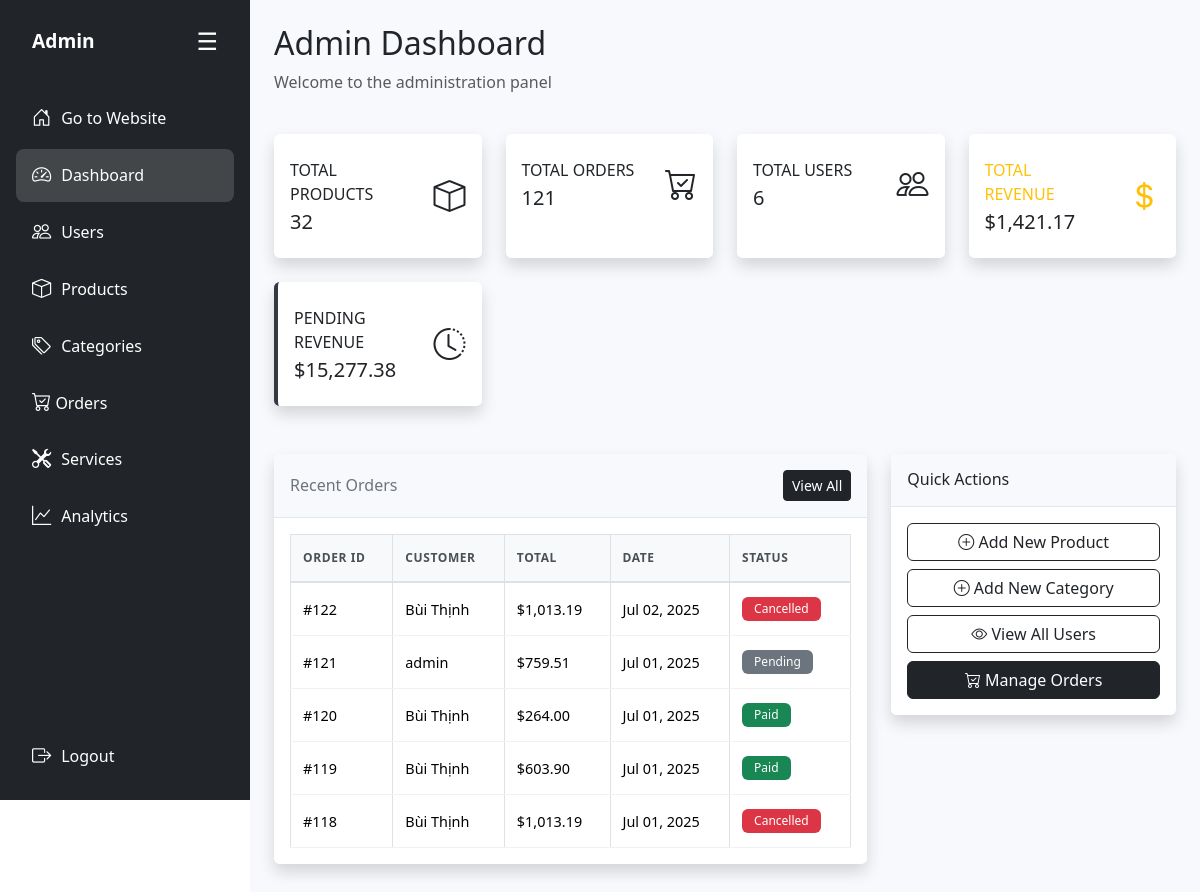
/admin/home-page/admin.php (signed in), run on an earlier commit of the app's database.
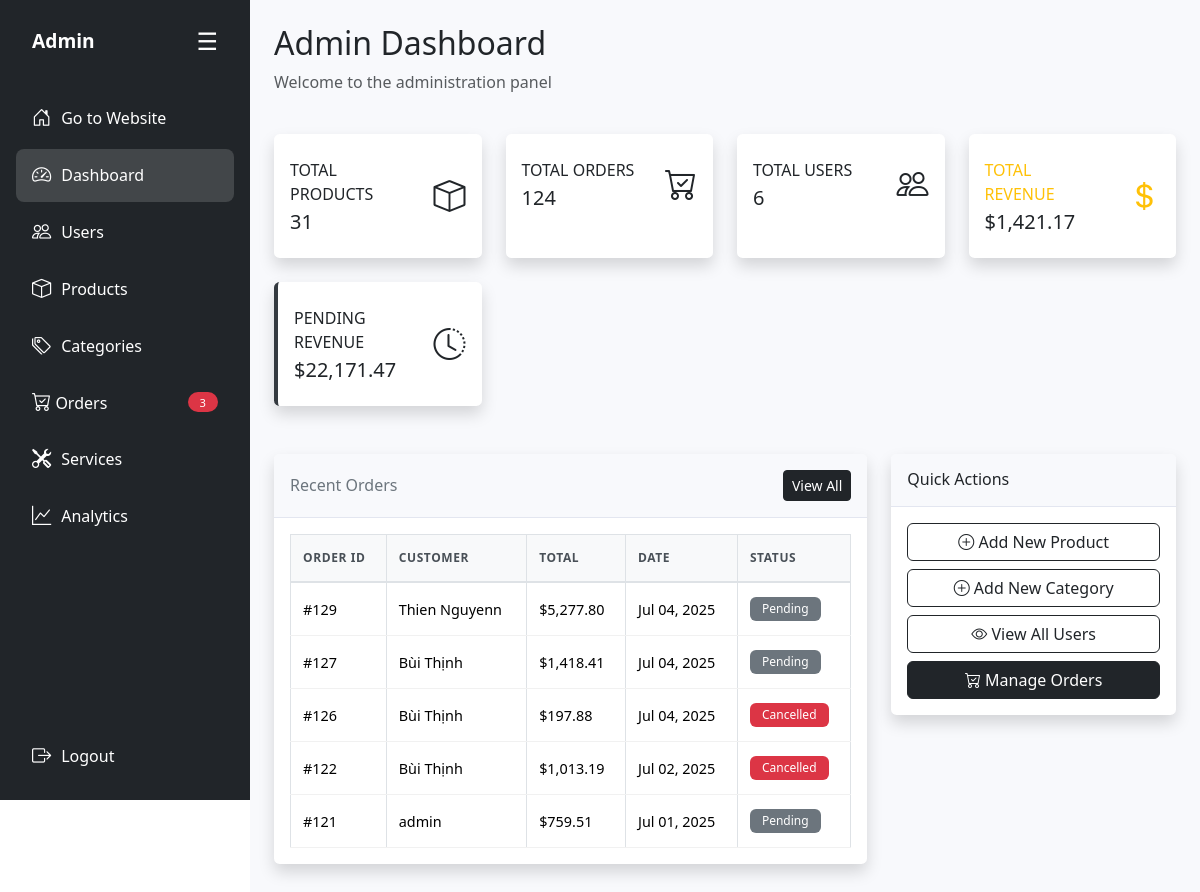
And on a later commit of the database.
### tables this page shows
CREATE TABLE `bill` (
  `id` int(11) NOT NULL,
  `user_id` int(11) DEFAULT NULL,
  `order_date` datetime DEFAULT current_timestamp(),
  `order_name` varchar(50) NOT NULL,
  `order_phone` varchar(50) NOT NULL,
  `order_address` varchar(255) DEFAULT NULL,
  `order_total` decimal(12,2) DEFAULT NULL,
  `order_paymethod` tinyint(1) NOT NULL DEFAULT 0 COMMENT '0: thanh toán offline, 1: thanh toán online',
  `order_status` varchar(20) DEFAULT 'Pending'
);

CREATE TABLE `site_user` (
  `id` int(11) NOT NULL,
  `name` varchar(50) DEFAULT NULL,
  `address` varchar(255) DEFAULT NULL,
  `email` varchar(255) NOT NULL,
  `phone` varchar(50) DEFAULT NULL,
  `username` varchar(50) NOT NULL,
  `password` varchar(255) NOT NULL,
  `role` tinyint(1) NOT NULL DEFAULT 0,
  `reset_token` varchar(64) DEFAULT NULL
);

### admin/home-page/admin.php (the view, shortened to what the changed rows need)
<?php
$current_page = 'dashboard';
require_once '../includes/admin-layout.php';
?>
<div class="row mb-4">
    <div class="col-12">
        <h2>Admin Dashboard</h2>
    </div>
</div>
<div class="row mb-4">
    <div class="col-xl-3 col-md-6 mb-4">
        <div class="card border-left-dark shadow h-100 py-2">
            <div class="card-body">
                <div class="row no-gutters align-items-center">
                    <div class="col mr-2">
                        <div class="text-xs font-weight-bold text-dark text-uppercase mb-1">Total Products</div>
                        <div class="h5 mb-0 font-weight-bold text-gray-800">
                            <?php
                            try {
                                $stmt = $conn->prepare("SELECT COUNT(*) as count FROM product");
                                $stmt->execute();
                                echo $stmt->fetch()['count'];
                            } catch (Exception $e) {
                                echo "0";
                            }
                            ?>
                        </div>
                    </div>
                </div>
            </div>
        </div>
    </div>
    <div class="col-xl-3 col-md-6 mb-4">
        <div class="card border-left-secondary shadow h-100 py-2">
            <div class="card-body">
                <div class="row no-gutters align-items-center">
                    <div class="col mr-2">
                        <div class="text-xs font-weight-bold text-dark text-uppercase mb-1">Total Orders</div>
                        <div class="h5 mb-0 font-weight-bold text-gray-800">
                            <?php
                            try {
                                $stmt = $conn->prepare("SELECT COUNT(*) as count FROM bill");
                                $stmt->execute();
                                echo $stmt->fetch()['count'];
                            } catch (Exception $e) {
                                echo "0";
                            }
                            ?>
                        </div>
                    </div>
                </div>
            </div>
        </div>
    </div>
    <div class="col-xl-3 col-md-6 mb-4">
        <div class="card border-left-warning shadow h-100 py-2">
            <div class="card-body">
                <div class="row no-gutters align-items-center">
                    <div class="col mr-2">
                        <div class="text-xs font-weight-bold text-dark text-uppercase mb-1">Pending Revenue</div>
                        <div class="h5 mb-0 font-weight-bold text-gray-800">
                            <?php
                            try {
                                $stmt = $conn->prepare("
                                    SELECT SUM(order_total) as total
                                    FROM bill
                                    WHERE order_status = 0 OR order_status = 'Pending'
                                ");
                                $stmt->execute();
                                $result = $stmt->fetch();
                                echo "$" . number_format($result['total'] ?? 0, 2);
                            } catch (Exception $e) {
                                echo "$0.00";
                            }
                            ?>
                        </div>
                    </div>
                </div>
            </div>
        </div>
    </div>
</div>
<div class="row">
    <div class="col-lg-8 mb-4">
        <div class="card shadow">
            <div class="card-body">
                <div class="table-responsive">
                    <table class="table table-bordered">
                        <thead>
                            <tr>
                                <th>Order ID</th>
                                <th>Customer</th>
                                <th>Total</th>
                                <th>Date</th>
                                <th>Status</th>
                            </tr>
                        </thead>
                        <tbody>
                            <?php
                            try {
                                $stmt = $conn->prepare("
                                    SELECT b.*, u.name as user_name
                                    FROM bill b
                                    LEFT JOIN site_user u ON b.user_id = u.id
                                    ORDER BY b.order_date DESC
                                    LIMIT 5
                                ");
                                $stmt->execute();
                                while ($order = $stmt->fetch(PDO::FETCH_ASSOC)) {
                                    $status_text = 'Pending';
                                    $status_color = 'secondary';
                                    $status_value = $order['order_status'];
                                    if ($status_value === 'Paid' || $status_value == 1) {
                                        $status_text = 'Paid';
                                        $status_color = 'success';
                                    } elseif ($status_value === 'Cancelled' || $status_value == 2) {
                                        $status_text = 'Cancelled';
                                        $status_color = 'danger';
                                    }
                                    $customer_name = $order['user_name'] ?: $order['order_name'] ?: 'Guest';
                                    echo "<tr>";
                                    echo "<td>#{$order['id']}</td>";
                                    echo "<td>{$customer_name}</td>";
                                    echo "<td>$" . number_format($order['order_total'], 2) . "</td>";
                                    echo "<td>" . date('M d, Y', strtotime($order['order_date'])) . "</td>";
                                    echo "<td><span class='badge bg-{$status_color}'>{$status_text}</span></td>";
                                    echo "</tr>";
                                }
                            } catch (Exception $e) {
                                echo "<tr><td colspan='5' class='text-center text-danger'>Error loading orders</td></tr>";
                            }
                            ?>
                        </tbody>
                    </table>
                </div>
            </div>
        </div>
    </div>
</div>
<?php require_once '../includes/admin-layout-footer.php'; ?>

### admin/includes/admin-layout.php (shortened to what the changed rows need)
<?php
$current_dir = basename(dirname($_SERVER['PHP_SELF']));
$base_path = '';
if ($current_dir == 'home-page') {
    $base_path = '../modules/';
} elseif ($current_dir == 'modules') {
    $base_path = '';
    $dashboard_path = '../home-page/admin.php';
}
$servername = "localhost";
$username = "root";
$password = "";
$dbname = "banhang";
try {
    $conn = new PDO("mysql:host=$servername;dbname=$dbname;charset=utf8mb4", $username, $password);
    $conn->setAttribute(PDO::ATTR_ERRMODE, PDO::ERRMODE_EXCEPTION);
    $conn->setAttribute(PDO::ATTR_DEFAULT_FETCH_MODE, PDO::FETCH_ASSOC);
    $new_orders_count = 0;
    try {
        $admin_id = $_SESSION['user_id'] ?? 0;
        $last_view_stmt = $conn->prepare("SELECT last_view_time FROM admin_order_views WHERE admin_user_id = ?");
        $last_view_stmt->execute([$admin_id]);
        $last_view = $last_view_stmt->fetch();
        $last_view_time = $last_view ? $last_view['last_view_time'] : '1970-01-01 00:00:00';
        $count_stmt = $conn->prepare("
            SELECT COUNT(*) as count
            FROM bill
            WHERE order_date > ?
            AND order_date >= DATE_SUB(NOW(), INTERVAL 24 HOUR)
        ");
        $count_stmt->execute([$last_view_time]);
        $result = $count_stmt->fetch();
        $new_orders_count = $result['count'];
    } catch (Exception $e) {
        $new_orders_count = 0;
    }
} catch (PDOException $e) {
    die("Database connection failed: " . $e->getMessage());
}
$current_page = $current_page ?? 'dashboard';
?>
<!DOCTYPE html>
<html lang="en">
<head>
    <link href="https://cdn.jsdelivr.net/npm/bootstrap@5.3.3/dist/css/bootstrap.min.css" rel="stylesheet">
    <link href="https://cdn.jsdelivr.net/npm/bootstrap-icons@1.11.1/font/bootstrap-icons.css" rel="stylesheet">
    <link rel="stylesheet" href="../../asset/admin-style.css">
</head>
<body>
    <div class="d-flex">
        <div id="sidebar" class="bg-dark text-white p-3 sidebar d-flex flex-column justify-content-between">
            <div>
                <ul class="nav flex-column">
                    <li class="nav-item">
                        <a href="<?php echo $base_path; ?>orders.php" class="nav-link text-white <?php echo $current_page == 'orders' ? 'active' : ''; ?> d-flex justify-content-between align-items-center">
                            <span><i class="bi bi-cart-check"></i> <span>Orders</span></span>
                            <?php if ($new_orders_count > 0): ?>
                                <span id="new-orders-badge" class="badge bg-danger rounded-pill"><?php echo $new_orders_count; ?></span>
                            <?php endif; ?>
                        </a>
                    </li>
                </ul>
            </div>
        </div>
        <div class="content flex-fill p-4">
            <div id="admin-content">

What changed in the data, as far as the page shows it:
no longer on this page (row unchanged): bill: id "120", user.name "Bùi Thịnh", order_total "264.00", order_date "Jul 01, 2025", order_status "Paid"
no longer on this page (row unchanged): bill: id "119", user.name "Bùi Thịnh", order_total "603.90", order_date "Jul 01, 2025", order_status "Paid"
no longer on this page (row unchanged): bill: id "118", user.name "Bùi Thịnh", order_total "1,013.19", order_date "Jul 01, 2025", order_status "Cancelled"
added bill: id "129", user.name "Thien Nguyenn", order_total "5,277.80", order_date "Jul 04, 2025", status_text "Pending"
added bill: id "127", user.name "Bùi Thịnh", order_total "1,418.41", order_date "Jul 04, 2025", status_text "Pending"
added bill: id "126", user.name "Bùi Thịnh", order_total "197.88", order_date "Jul 04, 2025", order_status "Cancelled"
Also different on the page:
$new_orders_count: (not shown) → "3"
$stmt->fetch()['count']: "32" → "31"
$stmt->fetch()['count']: "121" → "124"
$result['total']: "15,277.38" → "22,171.47"
